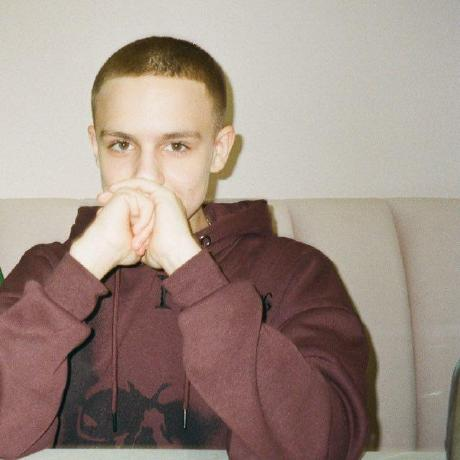
#> input picture img/аватарка.jpg, 460 x 460 px
$ jupyter execute grayscaling_images.ipynb
#> lines starting #> are read from the running program, lines starting #| are printed output that depends on the picture
[cell 1]
from typing import Any
import cv2
import matplotlib.pyplot as plt

Define our imshow function

[cell 2]
def imshow(title: str, image: Any, size: int):
    w, h = image.shape[0], image.shape[1]
    aspect_ratio = w/h
    plt.figure(figsize=(size*aspect_ratio, size))
    plt.imshow(cv2.cvtColor(image, cv2.COLOR_BGR2RGB))
    plt.title(title)
    plt.show()

image = cv2.imread("../img/аватарка.jpg")
#> image is the input picture: shape (460, 460, 3); mean B, G, R 134.2, 143.4, 160.6

imshow("My image", image, 5)

Grayscaling

[cell 3]
gray_image = cv2.cvtColor(image, cv2.COLOR_BGR2GRAY)
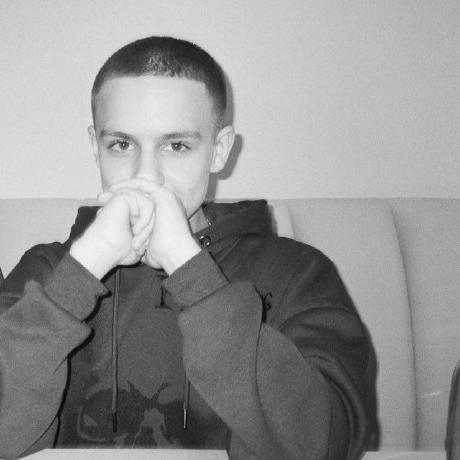
#> gray_image: shape (460, 460); min 5, max 245, mean 147.5

imshow("Gray image", gray_image, 5)
